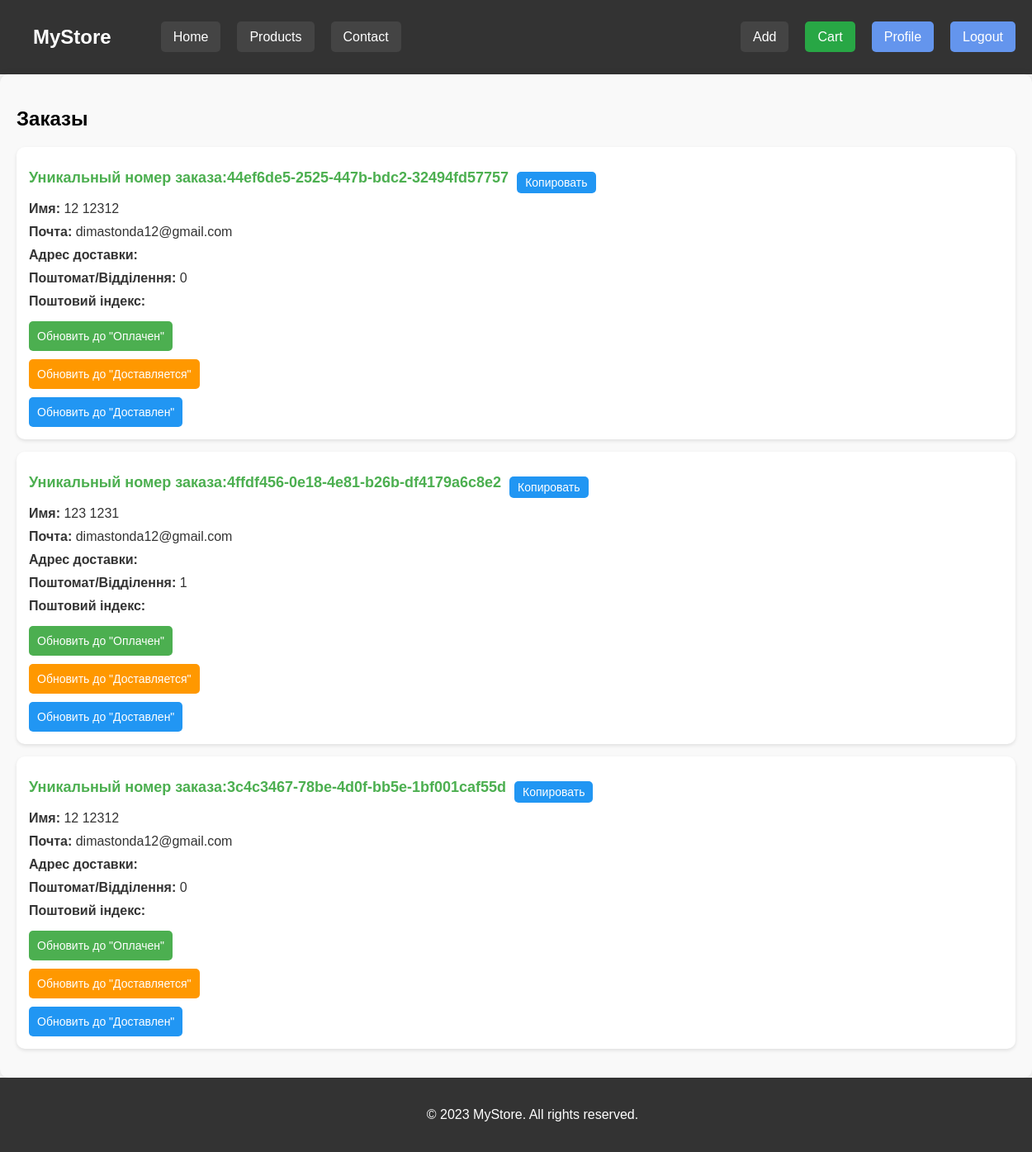
The page /my_orders/ (signed in) on the database its author committed.
### main/models.py (models this page shows, shortened)
class Order(models.Model):
    DELIVERY_CHOICES = [
        ('novaposhta', 'Новая почта'),
        ('ukrposhta', 'Укр почта'),
        ('meest', 'Meest'),
        ('instore', 'В магазин'),
    ]
    DELIVERY_TYPE_CHOICES = [
        ('courier', 'Курьером'),
        ('branch', 'В отделение'),
        ('postamat', 'В почтомат'),
    ]
    user = models.ForeignKey(User, on_delete=models.CASCADE)
    seller = models.ForeignKey(User, on_delete=models.CASCADE, related_name='seller', null=True)
    order_date = models.DateTimeField(auto_now_add=True)
    status = models.CharField(max_length=20, default='Оплачен', choices=[('оплачен', 'Оплачен'), ('доставляется', 'Доставляется'), ('доставлен', 'Доставлен')])
    first_name = models.CharField(max_length=50, default='Unknown')
    last_name = models.CharField(max_length=50, default='Unknown')
    email = models.EmailField(default='example@example.com')
    delivery_service = models.CharField(max_length=20, choices=DELIVERY_CHOICES, default='novaposhta')
    delivery_type = models.CharField(max_length=20, choices=DELIVERY_TYPE_CHOICES, null=True, blank=True)
    branch_number = models.IntegerField(null=True, blank=True, default=0)
    postal_index = models.CharField(max_length=10, null=True, blank=True)
    store_number = models.CharField(max_length=10, null=True, blank=True)
    address = models.CharField(max_length=255, null=True, blank=True)  # Исправлено на max_length
    postamat_number = models.CharField(max_length=10, null=True, blank=True)
    order_number = models.UUIDField(default=uuid.uuid4, unique=True, editable=False)

### main/views.py (the view)
# urls.py: path('my_orders/', views.my_orders, name='my_orders'),
def my_orders(request):
    orders = Order.objects.filter(seller=request.user)
    return render(request, 'main/orders.html', {'orders': orders})

### main/templates/main/orders.html (shortened to what this page needs)
{% extends 'main/layout.html' %}
{% load static %}
{% block head %}
<link rel="stylesheet" href="{% static 'main/css/orders.css' %}">
{% endblock %}
{% block content %}
<section class="orders-section">
    <h2>Заказы</h2>
    {% if orders %}
        {% for order in orders %}
        <div class="order-item">
            <p class="order-number">
                <strong>Уникальный номер заказа:</strong>
                <span id="order-number-{{ order.id }}">{{ order.order_number }}</span>
                <button class="btn-copy" onclick="copyToClipboard('{{ order.id }}')">Копировать</button>
            </p>
            <p><strong>Имя:</strong> {{ order.first_name }} {{ order.last_name }}</p>
            <p><strong>Почта:</strong> {{ order.email }}</p>
            <p><strong>Адрес доставки:</strong> {{ order.address }}</p>
            <p><strong>Поштомат/Відділення:</strong> {{ order.branch_number }}</p>
            <p><strong>Поштовий індекс:</strong> {{ order.postal_index }}</p>
            <form method="post" action="{% url 'update_order_paid' order.id %}">
                <button type="submit" class="btn-paid">Обновить до "Оплачен"</button>
            </form>
            <form method="post" action="{% url 'update_order_shipped' order.id %}">
                <button type="submit" class="btn-shipped">Обновить до "Доставляется"</button>
            </form>
            <form method="post" action="{% url 'update_order_delivered' order.id %}">
                <button type="submit" class="btn-delivered">Обновить до "Доставлен"</button>
            </form>
        </div>
        {% endfor %}
    {% else %}
        <p class="no-orders">Нет заказов для отображения.</p>
    {% endif %}
</section>
{% endblock %}

### main/templates/main/layout.html (shortened to what this page needs)
{% load static %}
<!DOCTYPE html>
<html lang="ru">
<head>
    {% block head %}
    {% endblock %}
</head>
<body>
    <header>
        <div class="left-section">
            <div class="logo">MyStore</div>
            <nav>
                <ul class="left-nav">
                    <li><a href="{% url 'home' %}">Home</a></li>
                    <li><a href="{% url 'product' %}">Products</a></li>
                    <li><a href="{% url 'home' %}">Contact</a></li>
                </ul>
            </nav>
        </div>
        <nav>
            <ul class="right-nav">
                <li><a href="{% url 'create_product' %}" class="add", id="add">Add</a></li>
                <li><a href="{% url 'cart' %}" class="cart", id="cart1">Cart</a></li>
                {% if user.is_authenticated %}
                    <li><a href="{% url 'profile' %}" class="profile" id="log1">Profile</a></li>
                    <li><a href="{% url 'logout' %}" class="profile" id="log1">Logout</a></li>
                {% else %}
                    <li><a href="{% url 'login' %}" class="profile" id="log1">Login</a></li>
                {% endif %}
            </ul>
        </nav>
    </header>
    <main>
        {% block content %}
        {% endblock %}
    </main>
    <footer>
        <p>&copy; 2023 MyStore. All rights reserved.</p>
    </footer>
</body>
</html>

### main/static/main/css/orders.css (style rules this page uses)
body { font-family: Arial, sans-serif; margin: 0; padding: 0; box-sizing: border-box; background-color: #f5f5f5; display: flex; flex-direction: column; min-height: 100vh; }
header { display: flex; justify-content: space-between; align-items: center; padding: 20px; background-color: #333; color: #fff; }
.left-section { display: flex; align-items: center; padding-left: 20px; }
.logo { font-size: 24px; font-weight: bold; margin-right: 20px; }
nav ul { list-style: none; display: flex; gap: 20px; }
.left-nav { margin-right: auto; }
.right-nav { margin-left: auto; }
nav ul li { display: inline; }
nav ul li a { color: #fff; text-decoration: none; padding: 10px 15px; border-radius: 5px; background-color: #444; }
main { flex: 1; }
.orders-section { padding: 20px; background-color: #f9f9f9; border-radius: 10px; box-shadow: 0 0 10px rgba(0, 0, 0, 0.1); }
.order-item { background: #fff; border-radius: 10px; box-shadow: 0 2px 4px rgba(0, 0, 0, 0.1); padding: 15px; margin-bottom: 15px; display: flex; flex-direction: column; }
.order-item p { margin: 5px 0; font-size: 16px; color: #333; }
.order-item .order-number { font-size: 18px; font-weight: bold; color: #4CAF50; display: flex; align-items: center; }
.order-item .btn-copy { margin-left: 10px; background-color: #2196F3; color: white; padding: 5px 10px; border: none; border-radius: 5px; cursor: pointer; }
.order-item button { margin-top: 10px; padding: 10px; font-size: 14px; border-radius: 5px; border: none; cursor: pointer; transition: background-color 0.3s ease; }
.order-item .btn-paid { background-color: #4CAF50; color: white; margin-right: 5px; }
.order-item .btn-shipped { background-color: #FF9800; color: white; margin-right: 5px; }
.order-item .btn-delivered { background-color: #2196F3; color: white; }
footer { text-align: center; padding: 20px; background-color: #333; color: #fff; position: relative; width: 100%; bottom: 0; }
#log1 { background-color: cornflowerblue; }
#cart1 { background-color: #28a745; }

### rows shown on the page
Order: order_number "44ef6de5-2525-447b-bdc2-32494fd57757", first_name "12", last_name "12312", email "dimastonda12@gmail.com", branch_number "0"
Order: order_number "4ffdf456-0e18-4e81-b26b-df4179a6c8e2", first_name "123", last_name "1231", email "dimastonda12@gmail.com", branch_number "1"
Order: order_number "3c4c3467-78be-4d0f-bb5e-1bf001caf55d", first_name "12", last_name "12312", email "dimastonda12@gmail.com", branch_number "0"
